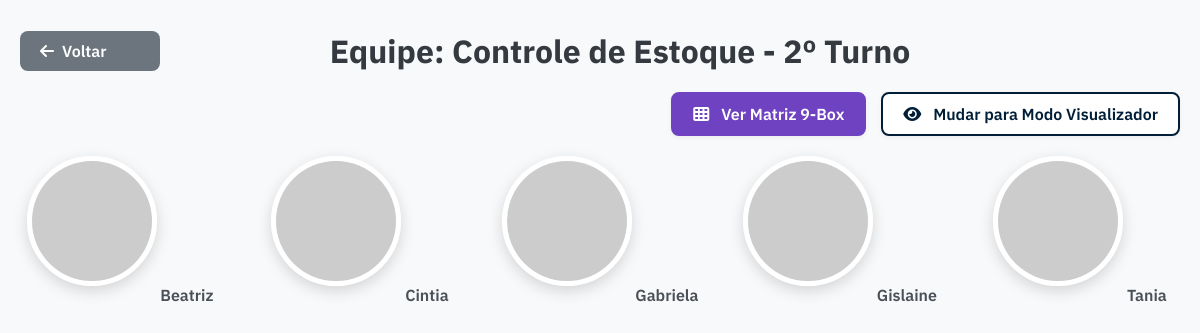
Screenshot of /setor/Controle de Estoque/turno/2 (signed in) with the database file from the repository.
### app.py (models this page shows)
class Colaborador(db.Model):
    __tablename__ = 'colaboradores'
    id = db.Column(db.Integer, primary_key=True)
    nome_completo = db.Column(db.String(200), unique=True, nullable=False)
    cargo = db.Column(db.String(100))
    processo = db.Column(db.String(100))
    turno = db.Column(db.String(50))
    turno_num = db.Column(db.Integer)
    nome_gestor_imediato = db.Column(db.String(200))
    foto_url = db.Column(db.String(500))
    avaliacoes = db.relationship('Avaliacao', backref='colaborador', lazy=True, cascade="all, delete-orphan")
    insignias = db.relationship('Insignia', backref='colaborador', lazy=True, cascade="all, delete-orphan")
    pd_itens = db.relationship('PDI', backref='colaborador', lazy=True, cascade="all, delete-orphan")
    historico_avaliacoes = db.relationship('Historico', backref='colaborador', lazy=True, cascade="all, delete-orphan")

### app.py (the view)
@app.route('/setor/<nome_setor>/turno/<int:num_turno>')
@login_required
def grid_colaboradores(nome_setor, num_turno):
    colaboradores = get_dados_completos()
    equipe_filtrada = [
        c for c in colaboradores
        if c.get('Processo') == nome_setor
        and c.get('Turno_Num') == num_turno
        and c.get('Cargo') in ['Operacional', 'Op Empilhadeira']
    ]
    liderados = Colaborador.query.filter_by(nome_gestor_imediato=current_user.nome).first() is not None
    role = 'lider' if liderados else 'visualizador'
    return render_template('setor_grid.html', equipe=equipe_filtrada, nome_setor=nome_setor, num_turno=num_turno, role=role)

### app.py (called while the page is built)
@login_manager.user_loader
def load_user(user_id):
    return User.query.get(int(user_id))

def get_cor_por_pontuacao(pontuacao):
    if pontuacao >= 80: return '#28a745'
    if pontuacao >= 60: return '#ffc107'
    return '#dc3545'

### templates/setor_grid.html (shortened to what this page needs)
<!DOCTYPE html>
<html lang="pt-BR">
<head>
    <link rel="stylesheet" href="{{ url_for('static', filename='css/style.css') }}">
</head>
<body>
    <div class="container">
        <div class="header-com-voltar">
            <a href="{{ url_for('selecao_turno', nome_setor=nome_setor) }}" class="back-btn">
                <i class="fa-solid fa-arrow-left"></i> Voltar
            </a>
            <h1>Equipe: {{ nome_setor }} - {{ num_turno }}º Turno</h1>
        </div>
        <div class="role-toggle-container" style="display: flex; gap: 15px;"> <a href="{{ url_for('matriz_talentos', nome_setor=nome_setor, num_turno=num_turno) }}" class="role-toggle-btn" style="background-color: #6f42c1; border-color: #6f42c1; color: white;">
                <i class="fa-solid fa-th"></i> Ver Matriz 9-Box
            </a>
            {% if role == 'lider' %}
                <a href="{{ url_for('grid_colaboradores', nome_setor=nome_setor, num_turno=num_turno, role='visualizador') }}" class="role-toggle-btn">
                    <i class="fa-solid fa-eye"></i> Mudar para Modo Visualizador
                </a>
            {% else %}
                <a href="{{ url_for('grid_colaboradores', nome_setor=nome_setor, num_turno=num_turno, role='lider') }}" class="role-toggle-btn">
                    <i class="fa-solid fa-pen-to-square"></i> Mudar para Modo Edição
                </a>
            {% endif %}
        </div>
        <div class="colaborador-grid">
            {% for membro in equipe %}
                <a href="{{ url_for('detalhe_colaborador', colaborador_id=membro.id, role=role) }}" class="colaborador-item">
                    <img src="{{ membro.foto }}" alt="Foto de {{ membro.Nome_completo }}">
                    <span>{{ membro.Nome_completo.split(' ')[0] }}</span>
                </a>
            {% else %}
                <p>Nenhum colaborador encontrado para este setor e turno.</p>
            {% endfor %}
        </div>
    </div>
</body>
</html>

### static/css/style.css (style rules this page uses)
:root { --primary-color: #011E38; --success-color: #28a745; --warning-color: #ffc107; --danger-color: #dc3545; --light-gray: #f8f9fa; --dark-gray: #343a40; --text-color: #495057; }
body { font-family: 'IBM Plex Sans', sans-serif; background-color: var(--light-gray); color: var(--text-color); margin: 0; }
.container { max-width: 1200px; margin: 30px auto; padding: 0 20px; }
h1 { text-align: center; color: var(--dark-gray); margin-bottom: 40px; }
.colaborador-grid { display: grid; grid-template-columns: repeat(auto-fit, minmax(120px, 1fr)); gap: 40px; justify-items: center; }
.colaborador-item { text-align: center; text-decoration: none; color: var(--text-color); transition: transform 0.3s; }
.colaborador-item img { width: 120px; height: 120px; border-radius: 50%; border: 5px solid white; box-shadow: 0 5px 15px rgba(0,0,0,0.15); object-fit: cover; margin-bottom: 15px; }
.colaborador-item span { font-weight: 600; font-size: 16px; }
.role-toggle-container { display: flex; justify-content: flex-end; margin-bottom: 20px; }
.role-toggle-btn { background-color: #fff; border: 2px solid var(--primary-color); color: var(--primary-color); padding: 10px 20px; border-radius: 8px; text-decoration: none; font-weight: 600; transition: all 0.3s ease; box-shadow: 0 2px 5px rgba(0,0,0,0.05); }
.role-toggle-btn i { margin-right: 8px; }
.header-com-voltar { display: flex; align-items: center; gap: 20px; margin-bottom: 20px; position: relative; }
.header-com-voltar h1 { margin: 0; flex-grow: 1; text-align: center; padding-right: 120px; }
.back-btn { display: inline-flex; align-items: center; gap: 8px; padding: 10px 20px; background-color: #6c757d; color: white; text-decoration: none; font-weight: 600; border-radius: 8px; transition: background-color 0.3s ease; white-space: nowrap; width: 100px; }

### rows the page displays
Colaborador: Nome_completo "Beatriz"
Colaborador: Nome_completo "Cintia"
Colaborador: Nome_completo "Gabriela"
Colaborador: Nome_completo "Gislaine"
Colaborador: Nome_completo "Tania"

### other values shown
{{ nome_setor }} "Controle de Estoque"
{{ num_turno }} "2"
